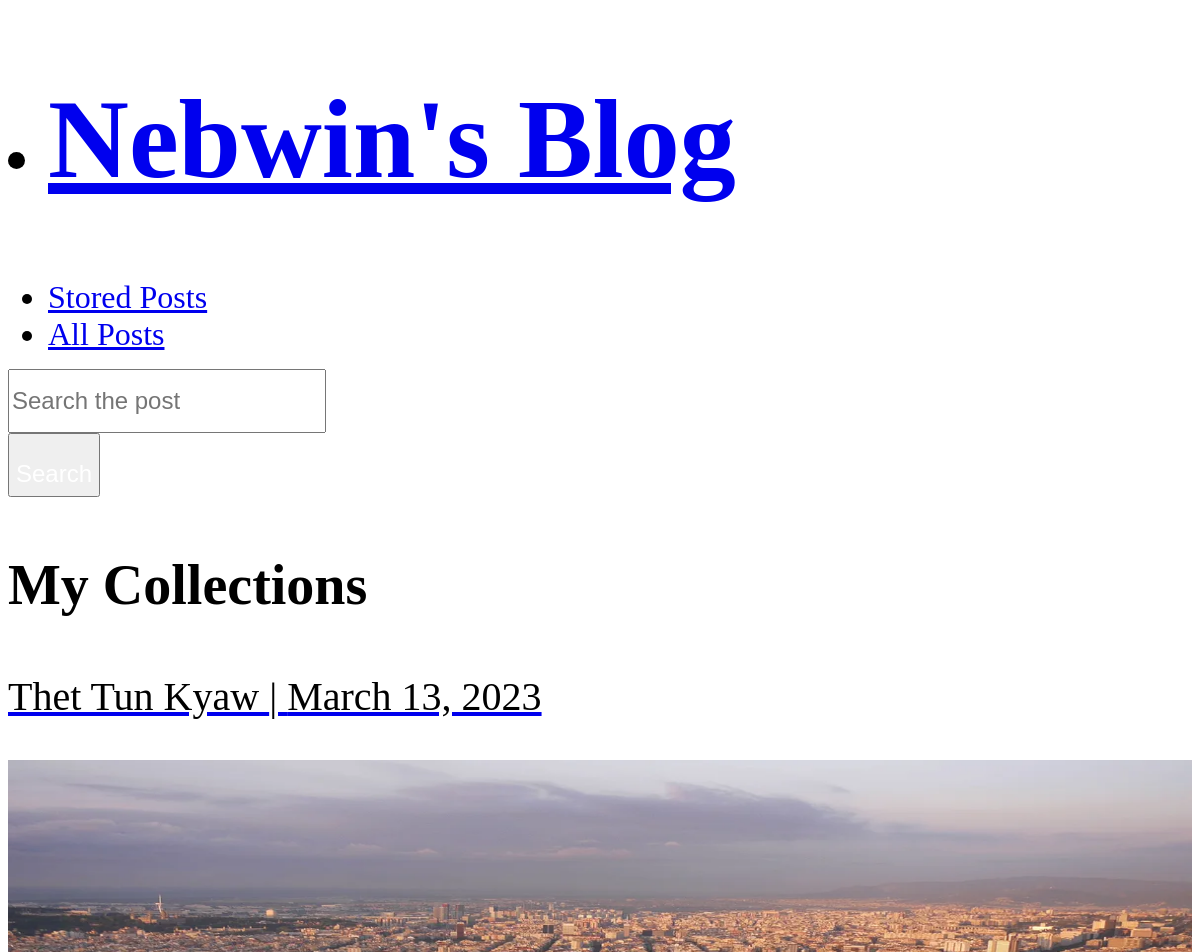
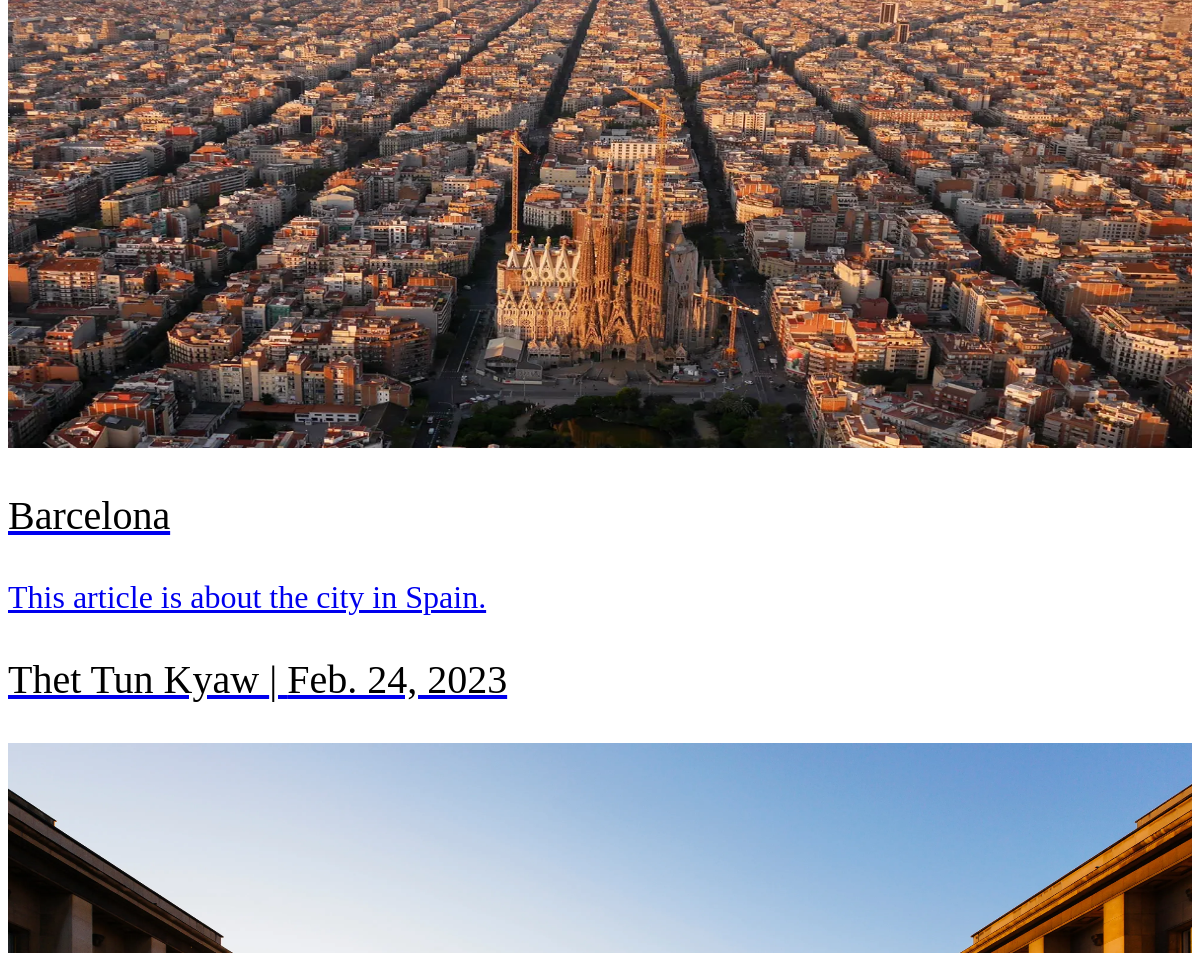
Page /posts (upper part) on the earlier database version (2 pictures, top to bottom).
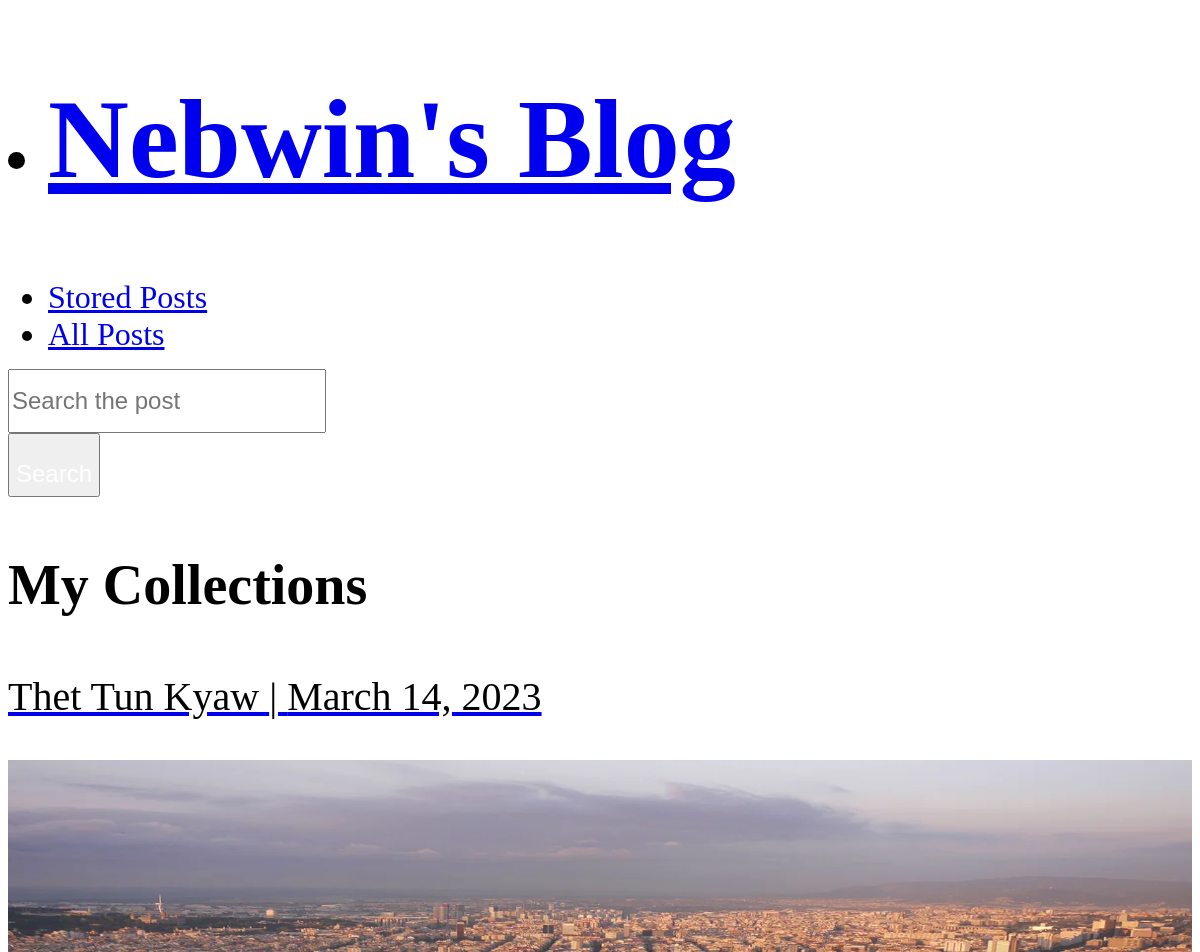
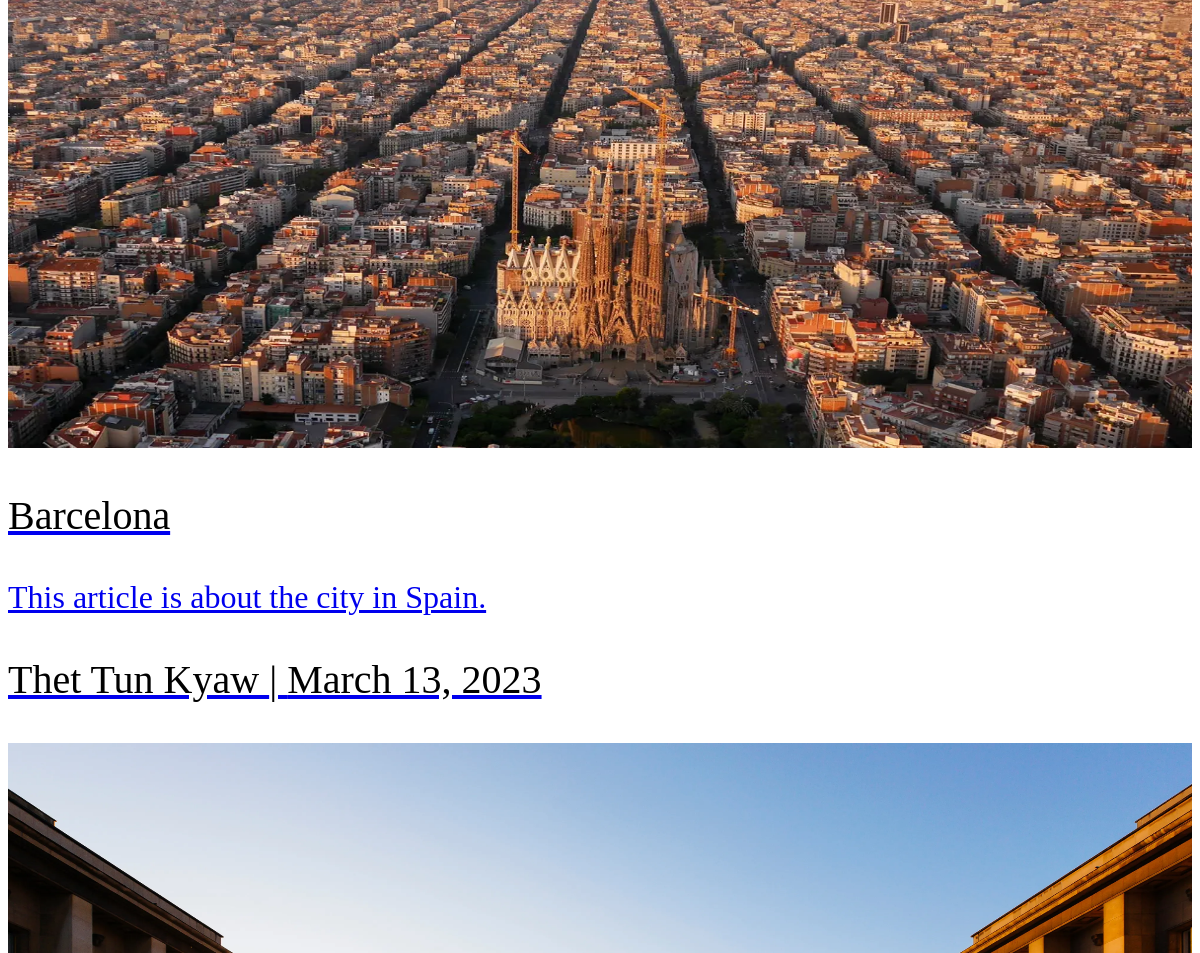
Same page on the later database version (2 pictures, top to bottom).
### blogs/models.py (models this page shows, shortened)
class Post(models.Model):
    title = models.CharField(max_length=150)
    excerpt = models.CharField(max_length=200)
    image = models.ImageField(upload_to="posts", null=True)
    date = models.DateField(auto_now=True)
    slug = models.SlugField(unique=True, db_index=True)
    content = models.TextField(validators=[MinLengthValidator(10)])
    author = models.ForeignKey(Author, on_delete=models.SET_NULL, related_name="posts", null=True)
    tags = models.ManyToManyField(Tag)
    view_count = models.IntegerField(default=0, null=False, blank=False)

class Author(models.Model):
    first_name = models.CharField(max_length=100)
    last_name = models.CharField(max_length=100)
    email_address = models.EmailField()
    def __str__(self) -> str:
        return f"{self.first_name} {self.last_name}"

### blogs/views.py (the view)
# urls.py: path("posts", views.posts, name="posts"),
def posts(request):
    all_posts = []
    if(request.method == "POST") :
        keyword = request.POST["keyword"]
        url = "posts?keyword={}".format(keyword)
        return HttpResponseRedirect(url)
    else:
        if "keyword" in request.GET:
            print("It does")
            keyword = request.GET["keyword"]
            all_posts = Post.objects.filter(title__icontains=keyword) | Post.objects.filter(view_count__icontains=keyword)  |  Post.objects.filter(content__icontains=keyword)
        else:
            print("It doesn't")
            all_posts = Post.objects.all().order_by("-date")
        return render(request, "blogs/all-posts.html", { "posts": all_posts })

### blogs/templates/blogs/all-posts.html (shortened to what this page needs)
{% extends "base.html" %}
{% load static %}
{% block content %}
    <section>
        <div class="callout large primary">
            <div class="row column text-center">
                <form method="POST" action="{% url 'posts' %}">
                    <div class="row">
                        <div class="medium-9 columns">
                            <input type="search" placeholder="Search the post" name="keyword" style="height: 4rem; font-size: 1.5rem; ">
                        </div>
                        <div class="medium-3 columns">
                            <button type="submit" class="submit button expanded post-button" style="height: 4rem; text-align: center;">
                                <p style="color: white; font-size: 1.5rem; text-align: center;">Search</p>
                            </button>
                        </div>
                      </div>
                </form>
            </div>
        </div>
        <div class="card large">
            <div class="row column text-center">
                <p class="page-title">My Collections</p>
            </div>
        </div>
        <div class="row small-up-1 medium-up-1 large-up-3">
            {% for post in posts %}
            {% include 'blogs/includes/post.html' %}
            {% endfor %}
        </div>
    </section>
{% endblock %}

### blogs/templates/blogs/includes/post.html (shortened to what this page needs)
{% load static %}
<div class="column" >
    <a href="{% url 'post_details' post.slug %}">
        <div class="callout post">
            <p class="post-title">
                {{ post.author }} | {{ post.date }}
            </p>
            <p><img src="{{ post.image.url }}" alt="{{ post.title }}" /></p>
            <p class="lead post-title">{{ post.title }}</p>
            <p class="subheader post-subtitle">{{ post.excerpt|truncatechars:120 }}</p>
        </div>
</div>

Differences in the rows shown:
changed Post "Barcelona": date "March 13, 2023" → "March 14, 2023"
changed Post: date "Feb. 24, 2023" → "March 13, 2023"
